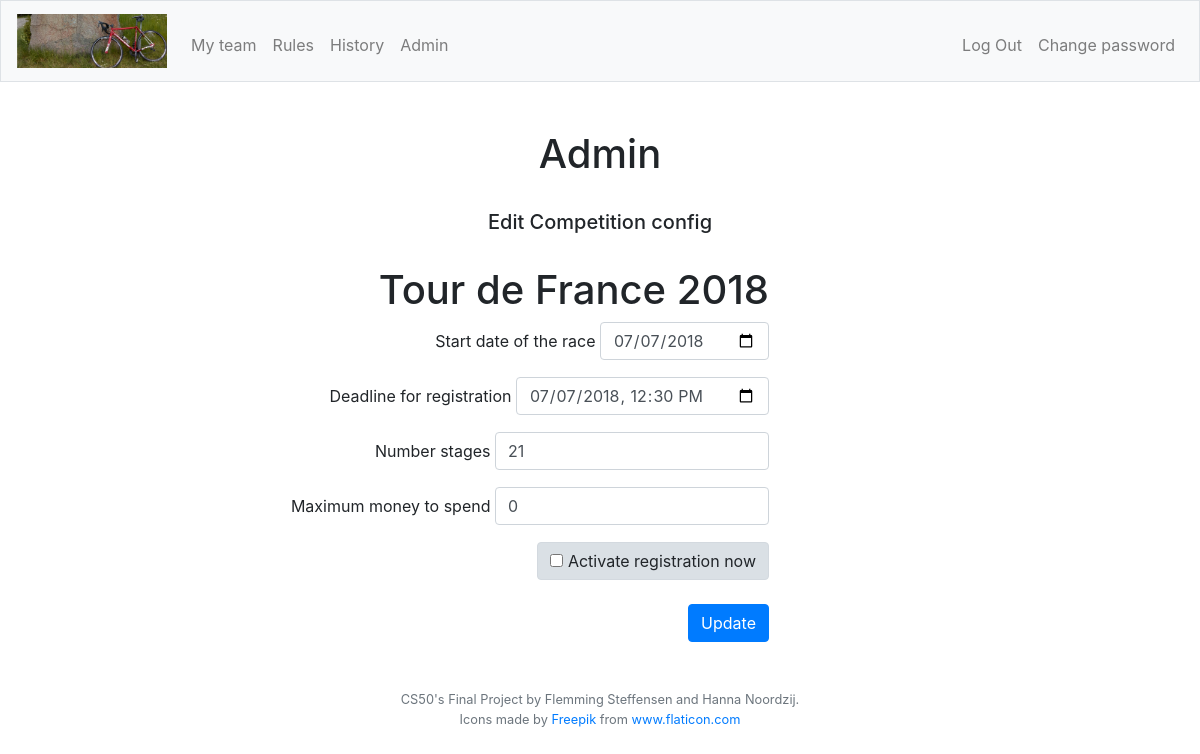
The app's page /editComp?activecomp=11 (signed in) with its own data.
### tables this page shows
CREATE TABLE "competitions" (
	"id"	INTEGER NOT NULL UNIQUE,
	"racetype_id"	INTEGER NOT NULL,
	"year"	TEXT NOT NULL,
	"startdate"	TEXT NOT NULL,
	"reg_active"	INTEGER NOT NULL,
	"reg_stop"	TEXT NOT NULL,
	"racedays"	INTEGER NOT NULL,
	"total_price"	INTEGER NOT NULL DEFAULT 0,
	PRIMARY KEY("id" AUTOINCREMENT),
	FOREIGN KEY("racetype_id") REFERENCES "racetypes"("id")
);

### app.py (the view, shortened to what this page needs)
@app.route("/editComp", methods=["GET", "POST"])
@login_required
def editComp():
    if request.method == "GET":
        role = getRole()
        compid = request.args.get('activecomp', None)
        comps = db.execute("SELECT id, racetype_id, year, startdate, reg_stop, racedays, reg_active, total_price FROM competitions WHERE id = :compid", compid=compid)
        return render_template("editcomp.html", comps=comps, role=role)

### app.py (called while the page is built)
@app.after_request
def after_request(response):
    response.headers["Cache-Control"] = "no-cache, no-store, must-revalidate"
    response.headers["Expires"] = 0
    response.headers["Pragma"] = "no-cache"
    return response

### helpers.py (called while the page is built)
def login_required(f):
    @wraps(f)
    def decorated_function(*args, **kwargs):
        if session.get("user_id") is None:
            return redirect("/login")
        return f(*args, **kwargs)
    return decorated_function

def getRole():
    role = db.execute("SELECT role FROM users WHERE id = :userid", userid=session["user_id"])
    role2 = role[0]["role"]
    return role2

### templates/editcomp.html (shortened to what this page needs)
{% extends "layout.html" %}
{% block adminNav %}
    {% if role == 2 %}
        <li class="nav-item"><a class="nav-link" href="/admin">Admin</a></li>
    {% endif %}
{% endblock %}
{% block main %}
<div>
    <h1>Admin</h1>
    <br>
    <h5>Edit Competition config</h5>
    <br>
</div>
{% for comp in comps %}
    <form id="editComp" action="/editComp" method="post">
        <div class="text-right col-lg-8">
            <div>
                {% if comp.racetype_id == 1 %}
                    <h1 class="">Tour de France {{comp.year}}</h1>
                {% elif comp.racetype_id == 2 %}
                    <h1 class="">Giro di Italia {{comp.year}}</h1>
                {% elif comp.racetype_id == 3 %}
                    <h1 class="">Vuelta Espana {{comp.year}}</h1>
                {% else %}
                    <h1 class="">Unknown competition</h1>
                {% endif %}
            </div>
            <div class="form-group">
                <label for="startdate">Start date of the race</label>
                <input class="form-control" name="startdate" placeholder="Startdate" type="date" value="{{ comp.startdate }}" required>
            </div>
            <div class="form-group">
                <label for="reg_stop">Deadline for registration</label>
                <input class="form-control" name="reg_stop" placeholder="Deadline for registration" type="datetime-local" value="{{ comp.reg_stop }}"required>
            </div>
            <div class="form-group">
                <label for="racedays">Number stages</label>
                <input class="form-control" name="racedays" placeholder="Number of stages" type="number" value="{{ comp.racedays }}" required>
            </div>
            <div class="form-group">
                <label for="total_price">Maximum money to spend</label>
                <input class="form-control" name="total_price" placeholder="Maximum money to spend" type="number" value="{{ comp.total_price }}" required>
            </div>
            <div class="form-group">
                <label class="btn btn-light active">
                    <input type="checkbox" checked autocomplete="off" name="reg_active" id="reg_active"> Activate registration now
                </label>
            </div>
            <button class="btn btn-primary" type="submit">Update</button>
        </div>
    </form>
{% endfor %}
{% endblock %}

### static/styles.css (style rules this page uses)
main .form-control { display: inline-block; width: auto; }
input[type="number"] { -moz-appearance: textfield; }

### records on screen
competitions: year "2018", startdate "07/07/2018", reg_stop "07/07/2018 12:30", racedays "21", total_price "0"
